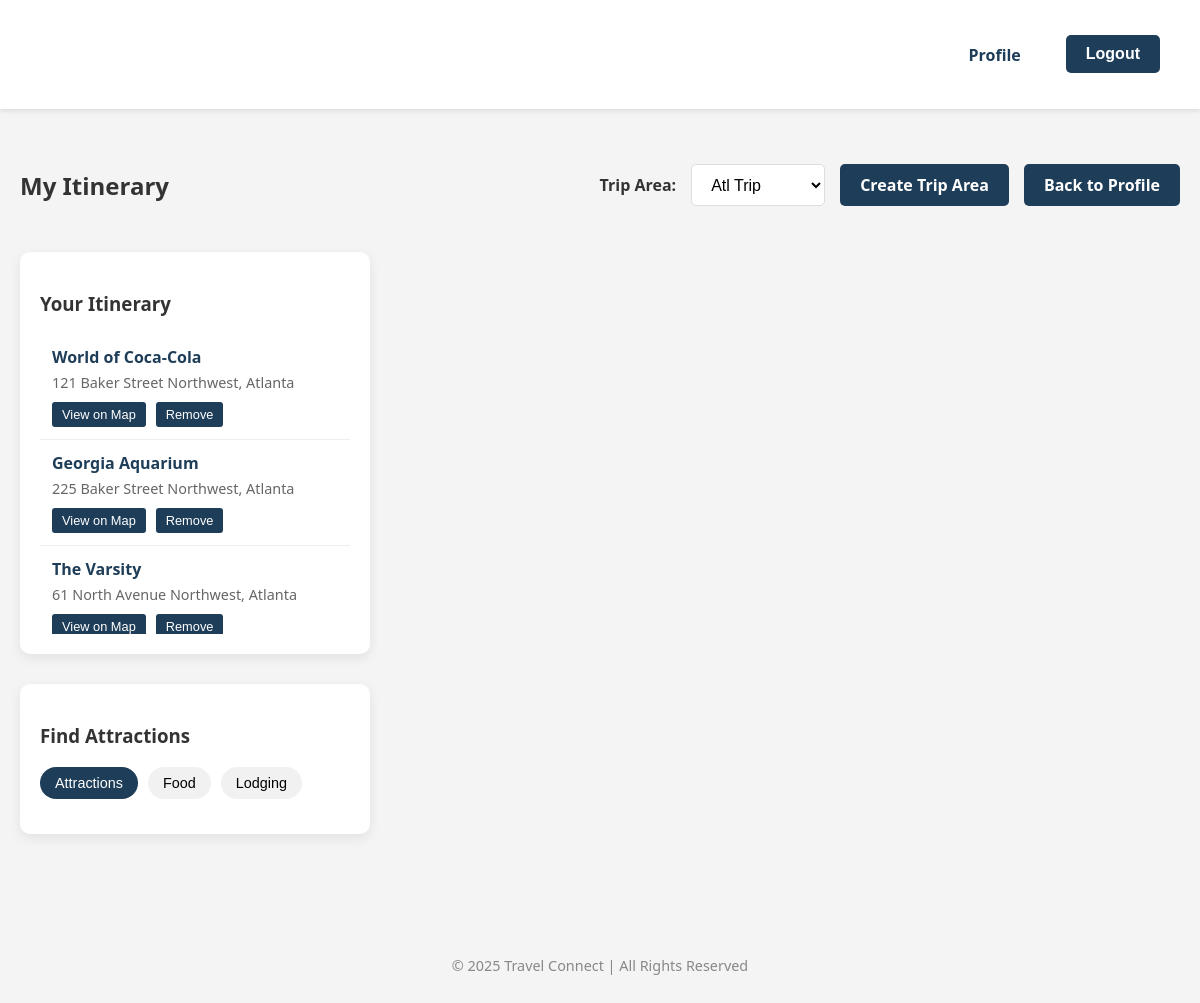
The app's page /itineraries/ (signed in), older data.
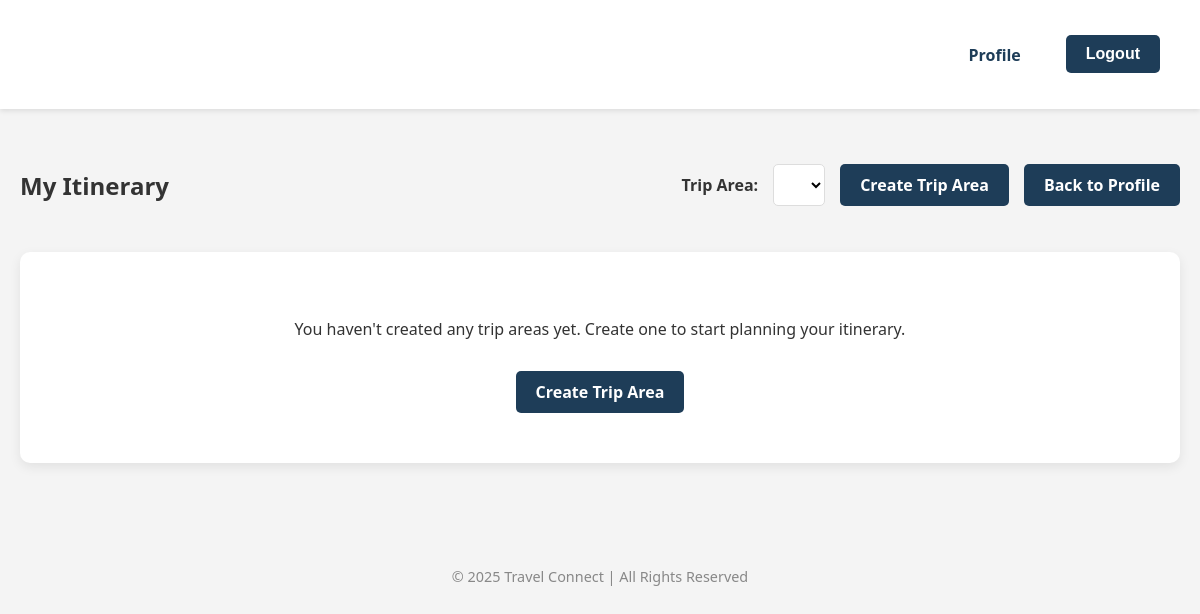
The same page, newer data.
### pages/models.py (models this page shows, shortened)
class ItineraryItem(models.Model):
    trip_area = models.ForeignKey(TripArea, on_delete=models.CASCADE, related_name='itinerary_items')
    place_id = models.CharField(max_length=255)
    name = models.CharField(max_length=255)
    address = models.CharField(max_length=255)
    photo_reference = models.CharField(max_length=500, null=True, blank=True)
    types = models.CharField(max_length=255, blank=True)
    latitude = models.FloatField()
    longitude = models.FloatField()
    created_at = models.DateTimeField(auto_now_add=True)
    notes = models.TextField(blank=True)
    order = models.IntegerField(default=0)
    class Meta:
        ordering = ['order', 'created_at']

### pages/views.py (the view)
# urls.py: path('itineraries/', views.itineraries_view, name='itineraries'),
@login_required
def itineraries_view(request):
    api_key = 'AIzaSyCIGrBb--vJ9luPpJjnwUDfp92ER04umMI'
    trip_area_id = request.GET.get('trip_area')
    user_trip_areas = TripArea.objects.filter(user=request.user)
    if trip_area_id:
        selected_trip_area = get_object_or_404(TripArea, id=trip_area_id, user=request.user)
    elif user_trip_areas.exists():
        selected_trip_area = user_trip_areas.first()
    else:
        selected_trip_area = None
    itinerary_items = []
    if selected_trip_area:
        itinerary_items = ItineraryItem.objects.filter(trip_area=selected_trip_area)
    context = {
        'api_key': api_key,
        'trip_areas': user_trip_areas,
        'selected_trip_area': selected_trip_area,
        'itinerary_items': itinerary_items,
    }
    return render(request, 'pages/itineraries.html', context)

### pages/templates/pages/itineraries.html (shortened to what this page needs)
{% extends 'pages/base.html' %}
{% load static %}
{% block content %}
<div class="itinerary-container">
    <div class="itinerary-header">
        <h2>My Itinerary</h2>
        <div class="trip-area-selector">
            <label for="trip-area">Trip Area:</label>
            <select id="trip-area" onchange="location.href='?trip_area=' + this.value">
                {% for area in trip_areas %}
                    <option value="{{ area.id }}" {% if selected_trip_area.id == area.id %}selected{% endif %}>
                        {{ area.name }}
                    </option>
                {% endfor %}
            </select>
            <a href="{% url 'map_ui' %}" class="btn">Create Trip Area</a>
            <a href="{% url 'profile' %}" class="btn">Back to Profile</a>
        </div>
    </div>
    {% if selected_trip_area %}
    <div class="itinerary-content">
        <div class="itinerary-sidebar">
            <div class="itinerary-section">
                <h3>Your Itinerary</h3>
                {% if itinerary_items %}
                <ul id="itinerary-list" class="itinerary-items">
                    {% for item in itinerary_items %}
                    <li id="itinerary-item-{{ item.id }}" data-id="{{ item.id }}" class="itinerary-item">
                        <div class="item-content">
                            <h4>{{ item.name }}</h4>
                            <p>{{ item.address }}</p>
                            <div class="item-actions">
                                <button class="btn-small view-on-map" data-lat="{{ item.latitude }}" data-lng="{{ item.longitude }}">View on Map</button>
                                <button class="btn-small remove-item" data-id="{{ item.id }}">Remove</button>
                            </div>
                        </div>
                    </li>
                    {% endfor %}
                </ul>
                {% else %}
                <p class="empty-message">No attractions added to your itinerary yet. Search below to find attractions.</p>
                {% endif %}
            </div>
            <div class="search-section">
                <h3>Find Attractions</h3>
                <div class="attraction-filters">
                    <button class="filter-btn active" data-type="tourist_attraction">Attractions</button>
                    <button class="filter-btn" data-type="restaurant">Food</button>
                    <button class="filter-btn" data-type="lodging">Lodging</button>
                </div>
            </div>
        </div>
        <div class="itinerary-map-container">
            <div id="itinerary-map" style="height: 600px; width: 100%;"></div>
        </div>
    </div>
    {% else %}
    <div class="no-trip-area">
        <p>You haven't created any trip areas yet. Create one to start planning your itinerary.</p>
        <a href="{% url 'map_ui' %}" class="btn">Create Trip Area</a>
    </div>
    {% endif %}
</div>
{% endblock %}

### pages/templates/pages/base.html (shortened to what this page needs)
{% load static %}
<link rel="stylesheet" href="{% static 'core/style.css' %}">
<!DOCTYPE html>
<html>
<head>
    <link rel="stylesheet" href="{% static 'core/style.css' %}">
</head>
<body>
    <nav>
        {% if user.is_authenticated %}
            <div class="profile-dropdown">
                <button class="profile-dropbtn">Profile</button>
            </div>
            <form method="post" action="{% url 'logout' %}" style="display:inline;">
                <button type="submit" class="btn logout-btn">Logout</button>
            </form>
        {% else %}
            <a href="{% url 'login' %}">Login</a>
            <a href="{% url 'signup' %}">Sign Up</a>
        {% endif %}
    </nav>
    {% block content %}{% endblock %}
    <footer>
        <p>&copy; 2025 Travel Connect | All Rights Reserved</p>
    </footer>
</body>
</html>

### pages/static/core/style.css (style rules this page uses)
body { font-family: 'Segoe UI', sans-serif; margin: 0; padding: 0; background-color: #f4f4f4; color: #333; }
a { text-decoration: none; color: #1e3d58; }
nav { display: flex; justify-content: flex-end; gap: 20px; padding: 20px 40px; background-color: #ffffff; box-shadow: 0 2px 5px rgba(0,0,0,0.1); align-items: center; }
nav a, nav .profile-dropbtn { font-weight: 600; color: #1e3d58; padding: 10px 15px; border-radius: 5px; transition: background-color 0.3s ease; }
.profile-dropdown { position: relative; display: inline-block; }
.profile-dropbtn { background-color: transparent; border: none; cursor: pointer; font-size: 1rem; font-family: inherit; }
.logout-btn { margin-left: 10px; margin-top: 0; padding: 10px 15px; }
.btn { display: inline-block; background-color: #1e3d58; color: white; padding: 10px 20px; border-radius: 5px; margin-top: 15px; font-weight: 600; border: none; cursor: pointer; text-align: center; font-size: 1rem; transition: background-color 0.3s ease, transform 0.2s ease; }
footer { text-align: center; padding: 30px 20px; margin-top: 60px; color: #888; font-size: 0.9rem; }
.itinerary-container { max-width: 1200px; margin: 40px auto; padding: 0 20px; }
.itinerary-header { display: flex; justify-content: space-between; align-items: center; margin-bottom: 30px; }
.trip-area-selector { display: flex; align-items: center; flex-wrap: wrap; gap: 15px; }
.trip-area-selector label { margin-bottom: 0; font-weight: 600; }
.trip-area-selector select { padding: 10px 15px; border-radius: 5px; border: 1px solid #ddd; background-color: white; font-size: 1rem; height: 42px; box-sizing: border-box; }
.no-trip-area { text-align: center; padding: 50px 20px; background-color: white; border-radius: 10px; box-shadow: 0 4px 12px rgba(0,0,0,0.08); }
.trip-area-selector .btn { margin-top: 0; }

Row changes from the older to the newer data that the page shows:
removed ItineraryItem: name "World of Coca-Cola", address "121 Baker Street Northwest, Atlanta"
removed ItineraryItem: name "Georgia Aquarium", address "225 Baker Street Northwest, Atlanta"
removed ItineraryItem: name "The Varsity", address "61 North Avenue Northwest, Atlanta"
Text that changed along with them:
form field value: "Atl Trip" → (not shown)
text no longer shown: "Your Itinerary Find Attractions Attractions Food Lodging"
text now shown: "You haven't created any trip areas yet. Create one to start planning your itinerary. Create Trip Area"
